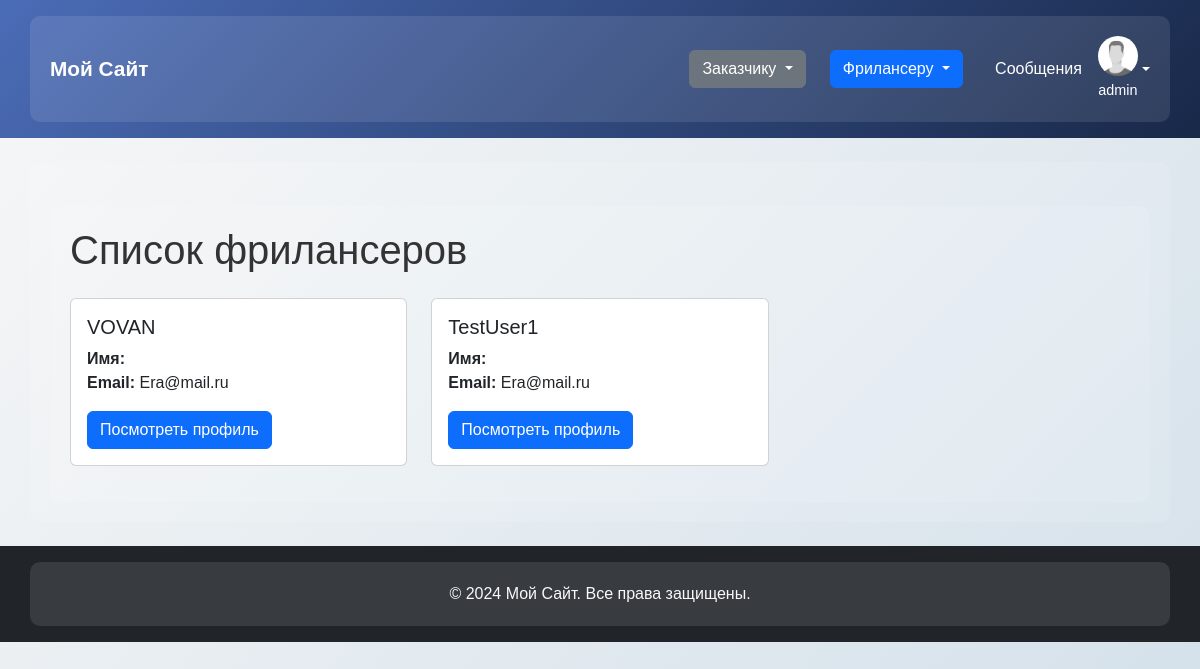
The app's page /freelancers/ (signed in), older data.
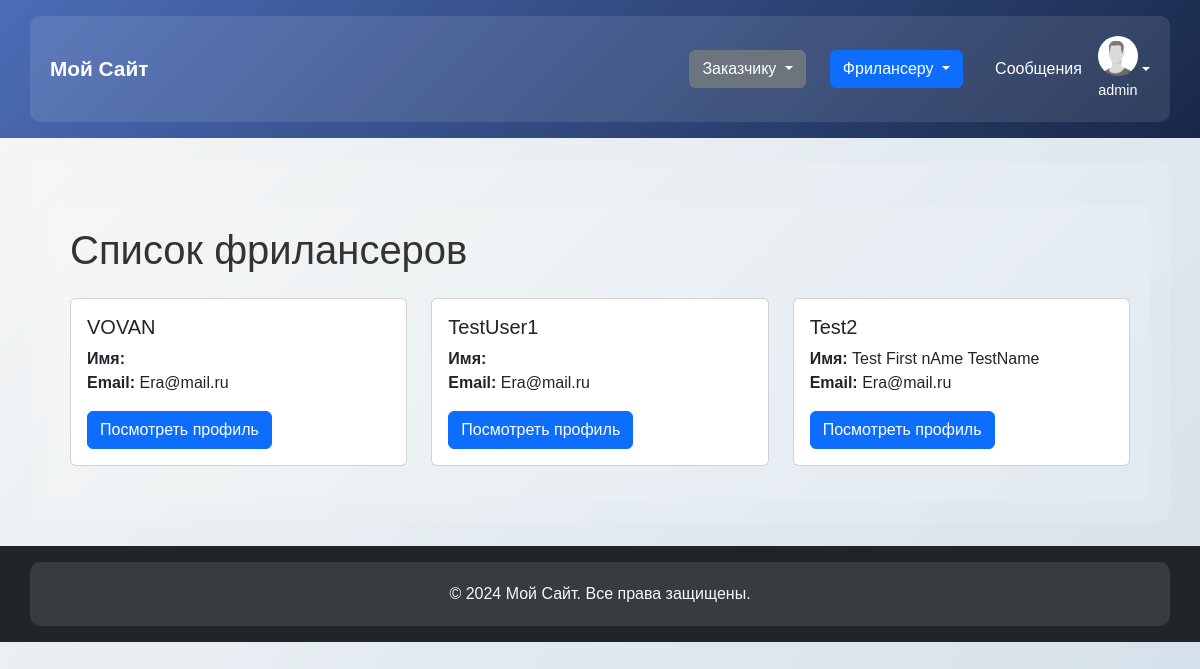
The same page, newer data.
### MySite/models.py (models this page shows, shortened)
class CustomUser(AbstractUser):
    ROLE_CHOICES = (
        ('customer', 'Customer'),
        ('executor', 'Executor'),
    )
    role = models.CharField(max_length=10, choices=ROLE_CHOICES, default='customer')
    user_permissions = models.ManyToManyField(
        'auth.Permission',
        related_name='customuser_permissions',  # Устанавливаем уникальное имя для связи
        blank=True
    )
    groups = models.ManyToManyField(
        'auth.Group',
        related_name='customuser_groups',  # Уникальное имя для связи
        blank=True
    )

### MySite/views.py (the view)
# urls.py: path('freelancers/', freelancers_list, name='freelancers'),
def freelancers_list(request):
    executors = CustomUser.objects.filter(role='executor')
    return render(request, 'mysite/freelancers.html', {'users': executors})

### templates/mysite/freelancers.html (shortened to what this page needs)
{% extends "mysite/base.html" %}
{% block content %}
<div class="container mt-4">
    <h1 class="mb-4">Список фрилансеров</h1>
    <div class="row">
        {% for user in users %}
            <div class="col-md-4 mb-3">
                <div class="card">
                    <div class="card-body">
                        <h5 class="card-title">{{ user.username }}</h5>
                        <p class="card-text">
                            <strong>Имя:</strong> {{ user.first_name }} {{ user.last_name }}<br>
                            <strong>Email:</strong> {{ user.email }}
                        </p>
                        <a href="{% url 'mysite:profile' user.username %}" class="btn btn-primary">Посмотреть профиль</a>
                    </div>
                </div>
            </div>
        {% empty %}
            <p>Фрилансеры не найдены.</p>
        {% endfor %}
    </div>
</div>
{% endblock %}

Row changes from the older to the newer data that the page shows:
added CustomUser: username "Test2", first_name "Test First nAme", last_name "TestName", email "Era@mail.ru"
